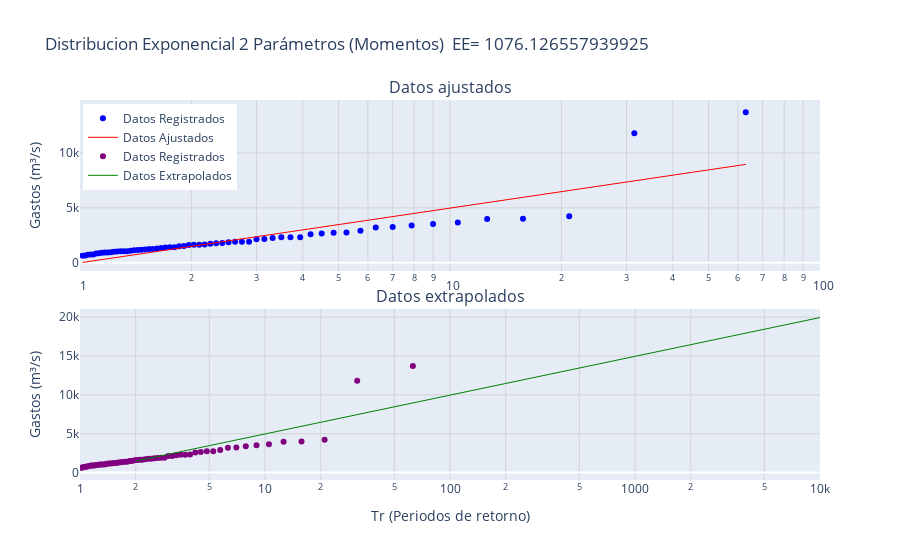
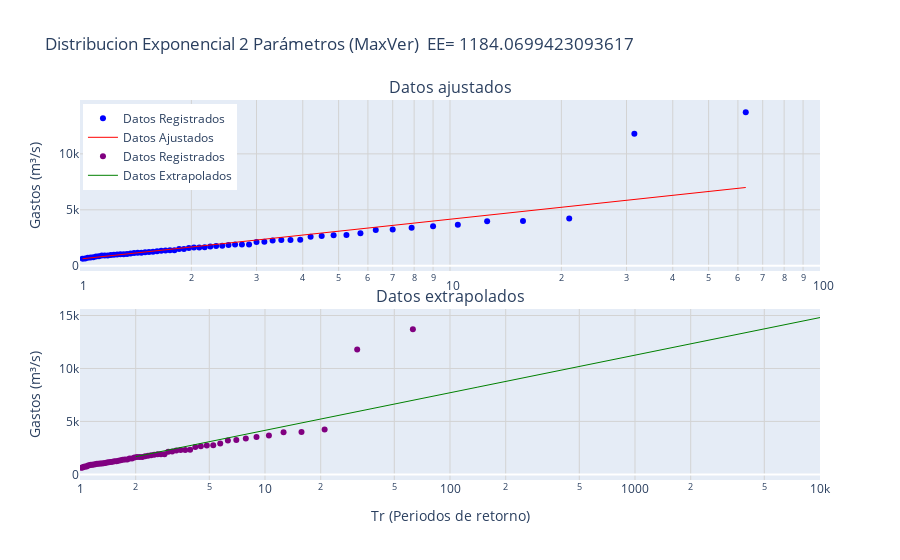
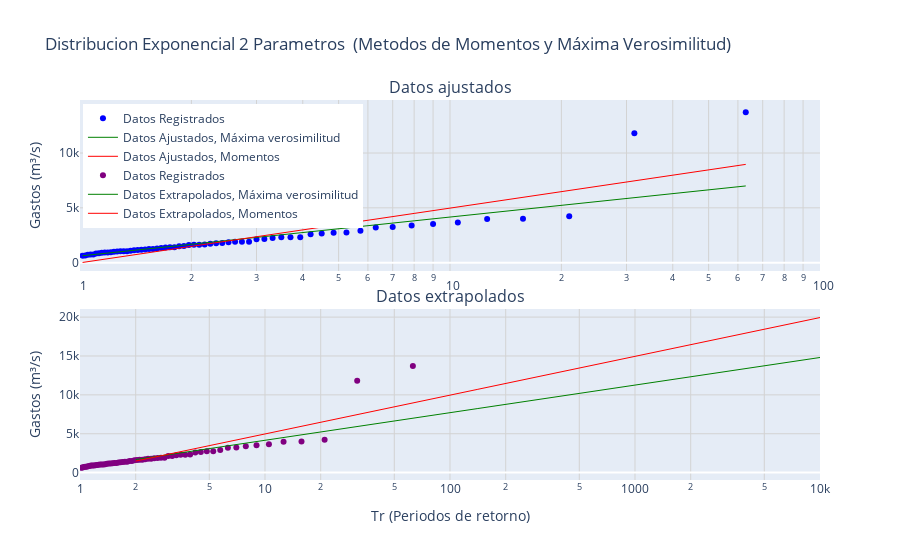

The cell these charts' notebook holds for them, in order:
### Code cell
# Crear subplots
fig = make_subplots(rows=2, 
                    cols=1, 
                    shared_xaxes=False, 
                    vertical_spacing=0.1, 
                    subplot_titles=("Datos ajustados", "Datos extrapolados"))

# Gráfico 1: Datos Registrados (Scatter) y Datos Ajustados (Línea)
fig.add_trace(go.Scatter(x=tR, y=dReg, 
                         mode='markers', 
                         name='Datos Registrados', 
                         marker=dict(color='blue')), 
              row=1, col=1)
fig.add_trace(go.Scatter(x=tR, 
                         y=dAjustMom, 
                         mode='lines', 
                         name='Datos Ajustados', 
                         line=dict(color='red', width=1)), 
              row=1, col=1)

fig.add_trace(go.Scatter(x=tR, 
                         y=dReg, mode='markers', 
                         name='Datos Registrados', 
                         marker=dict(color='purple')), 
              row=2, col=1)
fig.add_trace(go.Scatter(x=dTrExtrap, 
                         y=dExtrapMom, mode='lines', 
                         name='Datos Extrapolados', 
                         line=dict(color='green', 
                         width=1)), 
              row=2, col=1)

# Configurar el layout
fig.update_layout(
    title_text=titulo0,
    #xaxis_type="log",  # Eje x semilogarítmico
    #yaxis_title="Gastos (m³/s)",
    showlegend=True,
    legend=dict(x=0.004, y=0.99)
)
# Configurar ambos ejes x como logarítmicos
fig.update_xaxes(type="log", 
                 range=[0, 2], 
                 showgrid=True, 
                 gridcolor='lightgray', 
                 row=1, col=1)  # Eje x de la primera fila
fig.update_xaxes(type="log", 
                 range=[0, 4], 
                 title="Tr (Periodos de retorno)", 
                 showgrid=True, 
                 gridcolor='lightgray', 
                 row=2, col=1)  # Eje x de la segunda fila
fig.update_yaxes(title_text="Gastos (m³/s)", 
                 showgrid=True, 
                 gridcolor='lightgray', 
                 row=1, col=1)
fig.update_yaxes(title_text="Gastos (m³/s)", 
                 showgrid=True, 
                 gridcolor='lightgray', 
                 row=2, col=1)

# Mostrar el gráfico
fig.show()
fig.write_html('/home/sear/Documentos/repos_git/analisis_frec/Analisis_de_Frecuencias/cuadernos/salidas_notebooks/grafico_plotly_exp_2p_momentos.html')

##################################################################################################################

##################################################################################################################

# Crear subplots
fig = make_subplots(rows=2, 
                    cols=1, 
                    shared_xaxes=False, 
                    vertical_spacing=0.1, 
                    subplot_titles=("Datos ajustados", "Datos extrapolados"))

# Gráfico 1: Datos Registrados (Scatter) y Datos Ajustados (Línea)
fig.add_trace(go.Scatter(x=tR, y=dReg, 
                         mode='markers', 
                         name='Datos Registrados', 
                         marker=dict(color='blue')), 
              row=1, col=1)
fig.add_trace(go.Scatter(x=tR, 
                         y=dAjustMax, 
                         mode='lines', 
                         name='Datos Ajustados', 
                         line=dict(color='red', width=1)), 
              row=1, col=1)

fig.add_trace(go.Scatter(x=tR, 
                         y=dReg, mode='markers', 
                         name='Datos Registrados', 
                         marker=dict(color='purple')), 
              row=2, col=1)
fig.add_trace(go.Scatter(x=dTrExtrap, 
                         y=dExtrapMax, mode='lines', 
                         name='Datos Extrapolados', 
                         line=dict(color='green', 
                         width=1)), 
              row=2, col=1)

# Configurar el layout
fig.update_layout(
    title_text=titulo1,
    #xaxis_type="log",  # Eje x semilogarítmico
    #yaxis_title="Gastos (m³/s)",
    showlegend=True,
    legend=dict(x=0.004, y=0.99)
)
# Configurar ambos ejes x como logarítmicos
fig.update_xaxes(type="log", 
                 range=[0, 2], 
                 showgrid=True, 
                 gridcolor='lightgray', 
                 row=1, col=1)  # Eje x de la primera fila
fig.update_xaxes(type="log", 
                 range=[0, 4], 
                 title="Tr (Periodos de retorno)", 
                 showgrid=True, 
                 gridcolor='lightgray', 
                 row=2, col=1)  # Eje x de la segunda fila
fig.update_yaxes(title_text="Gastos (m³/s)", 
                 showgrid=True, 
                 gridcolor='lightgray', 
                 row=1, col=1)
fig.update_yaxes(title_text="Gastos (m³/s)", 
                 showgrid=True, 
                 gridcolor='lightgray', 
                 row=2, col=1)

# Mostrar el gráfico
fig.show()
fig.write_html('/home/sear/Documentos/repos_git/analisis_frec/Analisis_de_Frecuencias/cuadernos/salidas_notebooks/grafico_plotly_exp_2p_max_ver.html')

##################################################################################################################

##################################################################################################################

# Crear subplots
fig = make_subplots(rows=2, 
                    cols=1, 
                    shared_xaxes=False, 
                    vertical_spacing=0.1, 
                    subplot_titles=("Datos ajustados", "Datos extrapolados"))

# Gráfico 1: Datos Registrados (Scatter) y Datos Ajustados (Línea)
fig.add_trace(go.Scatter(x=tR, y=dReg, 
                         mode='markers', 
                         name='Datos Registrados', 
                         marker=dict(color='blue')), 
              row=1, col=1)
fig.add_trace(go.Scatter(x=tR, 
                         y=dAjustMax, 
                         mode='lines', 
                         name='Datos Ajustados, Máxima verosimilitud', 
                         line=dict(color='green', width=1)), 
              row=1, col=1)
fig.add_trace(go.Scatter(x=tR, 
                         y=dAjustMom, 
                         mode='lines', 
                         name='Datos Ajustados, Momentos', 
                         line=dict(color='red', width=1)), 
              row=1, col=1)

#-----------------------------------------------------------------------------------------

fig.add_trace(go.Scatter(x=tR, 
                         y=dReg, mode='markers', 
                         name='Datos Registrados', 
                         marker=dict(color='purple')), 
              row=2, col=1)
fig.add_trace(go.Scatter(x=dTrExtrap, 
                         y=dExtrapMax, mode='lines', 
                         name='Datos Extrapolados, Máxima verosimilitud', 
                         line=dict(color='green', 
                         width=1)), 
              row=2, col=1)
fig.add_trace(go.Scatter(x=dTrExtrap, 
                         y=dExtrapMom, mode='lines', 
                         name='Datos Extrapolados, Momentos', 
                         line=dict(color='red', 
                         width=1)), 
              row=2, col=1)

#----------------------------------------------------------------------------------------

# Configurar el layout
fig.update_layout(
    title_text="Distribucion Exponencial 2 Parametros\n (Metodos de Momentos y Máxima Verosimilitud)",
    #xaxis_type="log",  # Eje x semilogarítmico
    #yaxis_title="Gastos (m³/s)",
    showlegend=True,
    legend=dict(x=0.004, y=0.99)
)
# Configurar ambos ejes x como logarítmicos
fig.update_xaxes(type="log", 
                 range=[0, 2], 
                 showgrid=True, 
                 gridcolor='lightgray', 
                 row=1, col=1)  # Eje x de la primera fila
fig.update_xaxes(type="log", 
                 range=[0, 4], 
                 title="Tr (Periodos de retorno)", 
                 showgrid=True, 
                 gridcolor='lightgray', 
                 row=2, col=1)  # Eje x de la segunda fila
fig.update_yaxes(title_text="Gastos (m³/s)", 
                 showgrid=True, 
                 gridcolor='lightgray', 
                 row=1, col=1)
fig.update_yaxes(title_text="Gastos (m³/s)", 
                 showgrid=True, 
                 gridcolor='lightgray', 
                 row=2, col=1)

# Mostrar el gráfico
fig.show()
fig.write_html('/home/sear/Documentos/repos_git/analisis_frec/Analisis_de_Frecuencias/cuadernos/salidas_notebooks/grafico_plotly_exp_2p_max_ver_mom.html')

### Figure 1 — Plotly figure (JSON) as saved in the notebook; plotly's stock layout.template omitted (floating-point values rounded to 4 significant figures)
{"data": [{"marker": {"color": "blue"}, "mode": "markers", "name": "Datos Registrados", "type": "scatter", "x": [63, 31.5, 21, 15.75, 12.6, 10.5, 9, 7.875, 7, 6.3, 5.727, 5.25, 4.846, 4.5, 4.2, 3.938, 3.706, 3.5, 3.316, 3.15, 3, 2.864, 2.739, 2.625, 2.52, 2.423, 2.333, 2.25, 2.172, 2.1, 2.032, 1.969, 1.909, 1.853, 1.8, 1.75, 1.703, 1.658, 1.615, 1.575, 1.537, 1.5, 1.465, 1.432, 1.4, 1.37, 1.34, 1.312, 1.286, 1.26, 1.235, 1.212, 1.189, 1.167, 1.145, 1.125, 1.105, 1.086, 1.068, 1.05, 1.033, 1.016], "xaxis": "x", "y": [13713, 11800, 4235, 3992, 3979, 3662, 3533, 3388, 3245, 3205, 2917, 2747, 2734, 2654, 2583, 2319, 2311, 2310, 2248, 2150, 2133, 1899, 1899, 1894, 1861, 1797, 1771, 1716, 1652, 1640, 1631, 1598, 1507, 1494, 1397, 1395, 1371, 1332, 1288, 1244, 1232, 1202, 1173, 1157, 1131, 1087, 1049, 1030, 1030, 1014, 995, 954, 925, 922, 907, 852, 832, 751, 743, 720, 652, 632], "yaxis": "y"}, {"line": {"color": "red", "width": 1}, "mode": "lines", "name": "Datos Ajustados", "type": "scatter", "x": [63, 31.5, 21, 15.75, 12.6, 10.5, 9, 7.875, 7, 6.3, 5.727, 5.25, 4.846, 4.5, 4.2, 3.938, 3.706, 3.5, 3.316, 3.15, 3, 2.864, 2.739, 2.625, 2.52, 2.423, 2.333, 2.25, 2.172, 2.1, 2.032, 1.969, 1.909, 1.853, 1.8, 1.75, 1.703, 1.658, 1.615, 1.575, 1.537, 1.5, 1.465, 1.432, 1.4, 1.37, 1.34, 1.312, 1.286, 1.26, 1.235, 1.212, 1.189, 1.167, 1.145, 1.125, 1.105, 1.086, 1.068, 1.05, 1.033, 1.016], "xaxis": "x", "y": [8961.0, 7459.0, 6580.0, 5957.0, 5473.0, 5078.0, 4744.0, 4454.0, 4199.0, 3971.0, 3764.0, 3576.0, 3402.0, 3241.0, 3092.0, 2952.0, 2821.0, 2697.0, 2580.0, 2468.0, 2363.0, 2262.0, 2165.0, 2073.0, 1985.0, 1900.0, 1818.0, 1739.0, 1663.0, 1590.0, 1519.0, 1450.0, 1383.0, 1318.0, 1256.0, 1194.0, 1135.0, 1077.0, 1021.0, 966.1, 912.6, 860.4, 809.4, 759.6, 710.8, 663.2, 616.6, 571.0, 526.3, 482.5, 439.6, 397.5, 356.2, 315.7, 275.9, 236.9, 198.5, 160.8, 123.8, 87.34, 51.52, 16.28], "yaxis": "y"}, {"marker": {"color": "purple"}, "mode": "markers", "name": "Datos Registrados", "type": "scatter", "x": [63, 31.5, 21, 15.75, 12.6, 10.5, 9, 7.875, 7, 6.3, 5.727, 5.25, 4.846, 4.5, 4.2, 3.938, 3.706, 3.5, 3.316, 3.15, 3, 2.864, 2.739, 2.625, 2.52, 2.423, 2.333, 2.25, 2.172, 2.1, 2.032, 1.969, 1.909, 1.853, 1.8, 1.75, 1.703, 1.658, 1.615, 1.575, 1.537, 1.5, 1.465, 1.432, 1.4, 1.37, 1.34, 1.312, 1.286, 1.26, 1.235, 1.212, 1.189, 1.167, 1.145, 1.125, 1.105, 1.086, 1.068, 1.05, 1.033, 1.016], "xaxis": "x2", "y": [13713, 11800, 4235, 3992, 3979, 3662, 3533, 3388, 3245, 3205, 2917, 2747, 2734, 2654, 2583, 2319, 2311, 2310, 2248, 2150, 2133, 1899, 1899, 1894, 1861, 1797, 1771, 1716, 1652, 1640, 1631, 1598, 1507, 1494, 1397, 1395, 1371, 1332, 1288, 1244, 1232, 1202, 1173, 1157, 1131, 1087, 1049, 1030, 1030, 1014, 995, 954, 925, 922, 907, 852, 832, 751, 743, 720, 652, 632], "yaxis": "y2"}, {"line": {"color": "green", "width": 1}, "mode": "lines", "name": "Datos Extrapolados", "type": "scatter", "x": [2, 5, 10, 20, 50, 100, 200, 500, 1000, 2000, 5000, 10000], "xaxis": "x2", "y": [1484.0, 3470.0, 4972.0, 6474.0, 8460.0, 9963.0, 11460.0, 13450.0, 14950.0, 16460.0, 18440.0, 19940.0], "yaxis": "y2"}], "layout": {"annotations": [{"font": {"size": 16}, "showarrow": false, "text": "Datos ajustados", "x": 0.5, "xanchor": "center", "xref": "paper", "y": 1, "yanchor": "bottom", "yref": "paper"}, {"font": {"size": 16}, "showarrow": false, "text": "Datos extrapolados", "x": 0.5, "xanchor": "center", "xref": "paper", "y": 0.45, "yanchor": "bottom", "yref": "paper"}], "legend": {"x": 0.004, "y": 0.99}, "showlegend": true, "title": {"text": "Distribucion Exponencial 2 Parámetros (Momentos)\n EE= 1076.126557939925"}, "xaxis": {"anchor": "y", "domain": [0, 1], "gridcolor": "lightgray", "range": [0, 2], "showgrid": true, "type": "log"}, "xaxis2": {"anchor": "y2", "domain": [0, 1], "gridcolor": "lightgray", "range": [0, 4], "showgrid": true, "title": {"text": "Tr (Periodos de retorno)"}, "type": "log"}, "yaxis": {"anchor": "x", "domain": [0.55, 1], "gridcolor": "lightgray", "showgrid": true, "title": {"text": "Gastos (m³/s)"}}, "yaxis2": {"anchor": "x2", "domain": [0, 0.45], "gridcolor": "lightgray", "showgrid": true, "title": {"text": "Gastos (m³/s)"}}}}

### Figure 2 — Plotly figure (JSON) as saved in the notebook; plotly's stock layout.template omitted (floating-point values rounded to 4 significant figures)
{"data": [{"marker": {"color": "blue"}, "mode": "markers", "name": "Datos Registrados", "type": "scatter", "x": [63, 31.5, 21, 15.75, 12.6, 10.5, 9, 7.875, 7, 6.3, 5.727, 5.25, 4.846, 4.5, 4.2, 3.938, 3.706, 3.5, 3.316, 3.15, 3, 2.864, 2.739, 2.625, 2.52, 2.423, 2.333, 2.25, 2.172, 2.1, 2.032, 1.969, 1.909, 1.853, 1.8, 1.75, 1.703, 1.658, 1.615, 1.575, 1.537, 1.5, 1.465, 1.432, 1.4, 1.37, 1.34, 1.312, 1.286, 1.26, 1.235, 1.212, 1.189, 1.167, 1.145, 1.125, 1.105, 1.086, 1.068, 1.05, 1.033, 1.016], "xaxis": "x", "y": [13713, 11800, 4235, 3992, 3979, 3662, 3533, 3388, 3245, 3205, 2917, 2747, 2734, 2654, 2583, 2319, 2311, 2310, 2248, 2150, 2133, 1899, 1899, 1894, 1861, 1797, 1771, 1716, 1652, 1640, 1631, 1598, 1507, 1494, 1397, 1395, 1371, 1332, 1288, 1244, 1232, 1202, 1173, 1157, 1131, 1087, 1049, 1030, 1030, 1014, 995, 954, 925, 922, 907, 852, 832, 751, 743, 720, 652, 632], "yaxis": "y"}, {"line": {"color": "red", "width": 1}, "mode": "lines", "name": "Datos Ajustados", "type": "scatter", "x": [63, 31.5, 21, 15.75, 12.6, 10.5, 9, 7.875, 7, 6.3, 5.727, 5.25, 4.846, 4.5, 4.2, 3.938, 3.706, 3.5, 3.316, 3.15, 3, 2.864, 2.739, 2.625, 2.52, 2.423, 2.333, 2.25, 2.172, 2.1, 2.032, 1.969, 1.909, 1.853, 1.8, 1.75, 1.703, 1.658, 1.615, 1.575, 1.537, 1.5, 1.465, 1.432, 1.4, 1.37, 1.34, 1.312, 1.286, 1.26, 1.235, 1.212, 1.189, 1.167, 1.145, 1.125, 1.105, 1.086, 1.068, 1.05, 1.033, 1.016], "xaxis": "x", "y": [6995.0, 5926.0, 5301.0, 4857.0, 4513.0, 4232.0, 3994.0, 3789.0, 3607.0, 3444.0, 3298.0, 3163.0, 3040.0, 2926.0, 2819.0, 2720.0, 2626.0, 2538.0, 2455.0, 2376.0, 2301.0, 2229.0, 2160.0, 2095.0, 2032.0, 1971.0, 1913.0, 1857.0, 1803.0, 1751.0, 1700.0, 1651.0, 1604.0, 1558.0, 1513.0, 1470.0, 1427.0, 1386.0, 1346.0, 1307.0, 1269.0, 1232.0, 1196.0, 1160.0, 1125.0, 1092.0, 1058.0, 1026.0, 994.2, 963.1, 932.5, 902.6, 873.2, 844.4, 816.1, 788.3, 761.0, 734.2, 707.9, 681.9, 656.5, 631.4], "yaxis": "y"}, {"marker": {"color": "purple"}, "mode": "markers", "name": "Datos Registrados", "type": "scatter", "x": [63, 31.5, 21, 15.75, 12.6, 10.5, 9, 7.875, 7, 6.3, 5.727, 5.25, 4.846, 4.5, 4.2, 3.938, 3.706, 3.5, 3.316, 3.15, 3, 2.864, 2.739, 2.625, 2.52, 2.423, 2.333, 2.25, 2.172, 2.1, 2.032, 1.969, 1.909, 1.853, 1.8, 1.75, 1.703, 1.658, 1.615, 1.575, 1.537, 1.5, 1.465, 1.432, 1.4, 1.37, 1.34, 1.312, 1.286, 1.26, 1.235, 1.212, 1.189, 1.167, 1.145, 1.125, 1.105, 1.086, 1.068, 1.05, 1.033, 1.016], "xaxis": "x2", "y": [13713, 11800, 4235, 3992, 3979, 3662, 3533, 3388, 3245, 3205, 2917, 2747, 2734, 2654, 2583, 2319, 2311, 2310, 2248, 2150, 2133, 1899, 1899, 1894, 1861, 1797, 1771, 1716, 1652, 1640, 1631, 1598, 1507, 1494, 1397, 1395, 1371, 1332, 1288, 1244, 1232, 1202, 1173, 1157, 1131, 1087, 1049, 1030, 1030, 1014, 995, 954, 925, 922, 907, 852, 832, 751, 743, 720, 652, 632], "yaxis": "y2"}, {"line": {"color": "green", "width": 1}, "mode": "lines", "name": "Datos Extrapolados", "type": "scatter", "x": [2, 5, 10, 20, 50, 100, 200, 500, 1000, 2000, 5000, 10000], "xaxis": "x2", "y": [1675.0, 3088.0, 4157.0, 5226.0, 6638.0, 7707.0, 8776.0, 10190.0, 11260.0, 12330.0, 13740.0, 14810.0], "yaxis": "y2"}], "layout": {"annotations": [{"font": {"size": 16}, "showarrow": false, "text": "Datos ajustados", "x": 0.5, "xanchor": "center", "xref": "paper", "y": 1, "yanchor": "bottom", "yref": "paper"}, {"font": {"size": 16}, "showarrow": false, "text": "Datos extrapolados", "x": 0.5, "xanchor": "center", "xref": "paper", "y": 0.45, "yanchor": "bottom", "yref": "paper"}], "legend": {"x": 0.004, "y": 0.99}, "showlegend": true, "title": {"text": "Distribucion Exponencial 2 Parámetros (MaxVer)\n EE= 1184.0699423093617"}, "xaxis": {"anchor": "y", "domain": [0, 1], "gridcolor": "lightgray", "range": [0, 2], "showgrid": true, "type": "log"}, "xaxis2": {"anchor": "y2", "domain": [0, 1], "gridcolor": "lightgray", "range": [0, 4], "showgrid": true, "title": {"text": "Tr (Periodos de retorno)"}, "type": "log"}, "yaxis": {"anchor": "x", "domain": [0.55, 1], "gridcolor": "lightgray", "showgrid": true, "title": {"text": "Gastos (m³/s)"}}, "yaxis2": {"anchor": "x2", "domain": [0, 0.45], "gridcolor": "lightgray", "showgrid": true, "title": {"text": "Gastos (m³/s)"}}}}

### Figure 3 — Plotly figure (JSON) as saved in the notebook; plotly's stock layout.template omitted (floating-point values rounded to 4 significant figures)
{"data": [{"marker": {"color": "blue"}, "mode": "markers", "name": "Datos Registrados", "type": "scatter", "x": [63, 31.5, 21, 15.75, 12.6, 10.5, 9, 7.875, 7, 6.3, 5.727, 5.25, 4.846, 4.5, 4.2, 3.938, 3.706, 3.5, 3.316, 3.15, 3, 2.864, 2.739, 2.625, 2.52, 2.423, 2.333, 2.25, 2.172, 2.1, 2.032, 1.969, 1.909, 1.853, 1.8, 1.75, 1.703, 1.658, 1.615, 1.575, 1.537, 1.5, 1.465, 1.432, 1.4, 1.37, 1.34, 1.312, 1.286, 1.26, 1.235, 1.212, 1.189, 1.167, 1.145, 1.125, 1.105, 1.086, 1.068, 1.05, 1.033, 1.016], "xaxis": "x", "y": [13713, 11800, 4235, 3992, 3979, 3662, 3533, 3388, 3245, 3205, 2917, 2747, 2734, 2654, 2583, 2319, 2311, 2310, 2248, 2150, 2133, 1899, 1899, 1894, 1861, 1797, 1771, 1716, 1652, 1640, 1631, 1598, 1507, 1494, 1397, 1395, 1371, 1332, 1288, 1244, 1232, 1202, 1173, 1157, 1131, 1087, 1049, 1030, 1030, 1014, 995, 954, 925, 922, 907, 852, 832, 751, 743, 720, 652, 632], "yaxis": "y"}, {"line": {"color": "green", "width": 1}, "mode": "lines", "name": "Datos Ajustados, Máxima verosimilitud", "type": "scatter", "x": [63, 31.5, 21, 15.75, 12.6, 10.5, 9, 7.875, 7, 6.3, 5.727, 5.25, 4.846, 4.5, 4.2, 3.938, 3.706, 3.5, 3.316, 3.15, 3, 2.864, 2.739, 2.625, 2.52, 2.423, 2.333, 2.25, 2.172, 2.1, 2.032, 1.969, 1.909, 1.853, 1.8, 1.75, 1.703, 1.658, 1.615, 1.575, 1.537, 1.5, 1.465, 1.432, 1.4, 1.37, 1.34, 1.312, 1.286, 1.26, 1.235, 1.212, 1.189, 1.167, 1.145, 1.125, 1.105, 1.086, 1.068, 1.05, 1.033, 1.016], "xaxis": "x", "y": [6995.0, 5926.0, 5301.0, 4857.0, 4513.0, 4232.0, 3994.0, 3789.0, 3607.0, 3444.0, 3298.0, 3163.0, 3040.0, 2926.0, 2819.0, 2720.0, 2626.0, 2538.0, 2455.0, 2376.0, 2301.0, 2229.0, 2160.0, 2095.0, 2032.0, 1971.0, 1913.0, 1857.0, 1803.0, 1751.0, 1700.0, 1651.0, 1604.0, 1558.0, 1513.0, 1470.0, 1427.0, 1386.0, 1346.0, 1307.0, 1269.0, 1232.0, 1196.0, 1160.0, 1125.0, 1092.0, 1058.0, 1026.0, 994.2, 963.1, 932.5, 902.6, 873.2, 844.4, 816.1, 788.3, 761.0, 734.2, 707.9, 681.9, 656.5, 631.4], "yaxis": "y"}, {"line": {"color": "red", "width": 1}, "mode": "lines", "name": "Datos Ajustados, Momentos", "type": "scatter", "x": [63, 31.5, 21, 15.75, 12.6, 10.5, 9, 7.875, 7, 6.3, 5.727, 5.25, 4.846, 4.5, 4.2, 3.938, 3.706, 3.5, 3.316, 3.15, 3, 2.864, 2.739, 2.625, 2.52, 2.423, 2.333, 2.25, 2.172, 2.1, 2.032, 1.969, 1.909, 1.853, 1.8, 1.75, 1.703, 1.658, 1.615, 1.575, 1.537, 1.5, 1.465, 1.432, 1.4, 1.37, 1.34, 1.312, 1.286, 1.26, 1.235, 1.212, 1.189, 1.167, 1.145, 1.125, 1.105, 1.086, 1.068, 1.05, 1.033, 1.016], "xaxis": "x", "y": [8961.0, 7459.0, 6580.0, 5957.0, 5473.0, 5078.0, 4744.0, 4454.0, 4199.0, 3971.0, 3764.0, 3576.0, 3402.0, 3241.0, 3092.0, 2952.0, 2821.0, 2697.0, 2580.0, 2468.0, 2363.0, 2262.0, 2165.0, 2073.0, 1985.0, 1900.0, 1818.0, 1739.0, 1663.0, 1590.0, 1519.0, 1450.0, 1383.0, 1318.0, 1256.0, 1194.0, 1135.0, 1077.0, 1021.0, 966.1, 912.6, 860.4, 809.4, 759.6, 710.8, 663.2, 616.6, 571.0, 526.3, 482.5, 439.6, 397.5, 356.2, 315.7, 275.9, 236.9, 198.5, 160.8, 123.8, 87.34, 51.52, 16.28], "yaxis": "y"}, {"marker": {"color": "purple"}, "mode": "markers", "name": "Datos Registrados", "type": "scatter", "x": [63, 31.5, 21, 15.75, 12.6, 10.5, 9, 7.875, 7, 6.3, 5.727, 5.25, 4.846, 4.5, 4.2, 3.938, 3.706, 3.5, 3.316, 3.15, 3, 2.864, 2.739, 2.625, 2.52, 2.423, 2.333, 2.25, 2.172, 2.1, 2.032, 1.969, 1.909, 1.853, 1.8, 1.75, 1.703, 1.658, 1.615, 1.575, 1.537, 1.5, 1.465, 1.432, 1.4, 1.37, 1.34, 1.312, 1.286, 1.26, 1.235, 1.212, 1.189, 1.167, 1.145, 1.125, 1.105, 1.086, 1.068, 1.05, 1.033, 1.016], "xaxis": "x2", "y": [13713, 11800, 4235, 3992, 3979, 3662, 3533, 3388, 3245, 3205, 2917, 2747, 2734, 2654, 2583, 2319, 2311, 2310, 2248, 2150, 2133, 1899, 1899, 1894, 1861, 1797, 1771, 1716, 1652, 1640, 1631, 1598, 1507, 1494, 1397, 1395, 1371, 1332, 1288, 1244, 1232, 1202, 1173, 1157, 1131, 1087, 1049, 1030, 1030, 1014, 995, 954, 925, 922, 907, 852, 832, 751, 743, 720, 652, 632], "yaxis": "y2"}, {"line": {"color": "green", "width": 1}, "mode": "lines", "name": "Datos Extrapolados, Máxima verosimilitud", "type": "scatter", "x": [2, 5, 10, 20, 50, 100, 200, 500, 1000, 2000, 5000, 10000], "xaxis": "x2", "y": [1675.0, 3088.0, 4157.0, 5226.0, 6638.0, 7707.0, 8776.0, 10190.0, 11260.0, 12330.0, 13740.0, 14810.0], "yaxis": "y2"}, {"line": {"color": "red", "width": 1}, "mode": "lines", "name": "Datos Extrapolados, Momentos", "type": "scatter", "x": [2, 5, 10, 20, 50, 100, 200, 500, 1000, 2000, 5000, 10000], "xaxis": "x2", "y": [1484.0, 3470.0, 4972.0, 6474.0, 8460.0, 9963.0, 11460.0, 13450.0, 14950.0, 16460.0, 18440.0, 19940.0], "yaxis": "y2"}], "layout": {"annotations": [{"font": {"size": 16}, "showarrow": false, "text": "Datos ajustados", "x": 0.5, "xanchor": "center", "xref": "paper", "y": 1, "yanchor": "bottom", "yref": "paper"}, {"font": {"size": 16}, "showarrow": false, "text": "Datos extrapolados", "x": 0.5, "xanchor": "center", "xref": "paper", "y": 0.45, "yanchor": "bottom", "yref": "paper"}], "legend": {"x": 0.004, "y": 0.99}, "showlegend": true, "title": {"text": "Distribucion Exponencial 2 Parametros\n (Metodos de Momentos y Máxima Verosimilitud)"}, "xaxis": {"anchor": "y", "domain": [0, 1], "gridcolor": "lightgray", "range": [0, 2], "showgrid": true, "type": "log"}, "xaxis2": {"anchor": "y2", "domain": [0, 1], "gridcolor": "lightgray", "range": [0, 4], "showgrid": true, "title": {"text": "Tr (Periodos de retorno)"}, "type": "log"}, "yaxis": {"anchor": "x", "domain": [0.55, 1], "gridcolor": "lightgray", "showgrid": true, "title": {"text": "Gastos (m³/s)"}}, "yaxis2": {"anchor": "x2", "domain": [0, 0.45], "gridcolor": "lightgray", "showgrid": true, "title": {"text": "Gastos (m³/s)"}}}}
